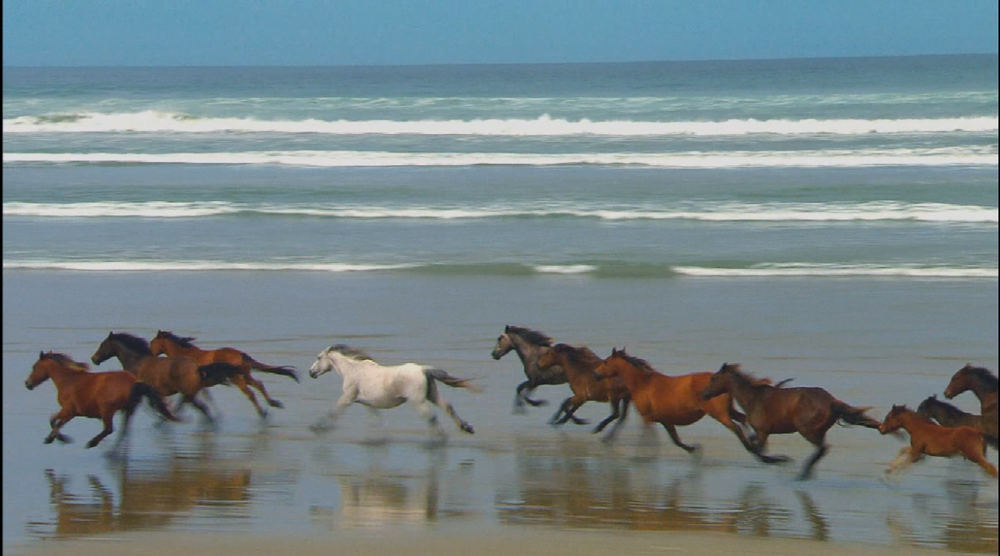
#> input picture hours.PNG, 1000 x 556 px, shrunk from 1313 x 730 before the run, found by its file name
$ python '015-Python PIL Morphology Counting Objects scipy.py'
#> lines starting #> are read from the running program, lines starting #| are printed output that depends on the picture; after the words box and inside, x2 and y2 are one past the last pixel; in counts of white or black regions, pixels touching at a corner belong together
# Morphology --Counting Objects

'''
Morphology (or mathematical morphology) is a framework and a collection of image
processing methods for measuring and analyzing basic shapes. Morphology is usually
applied to binary images but can be used with grayscale also

# Morphological operations are included in the scipy.ndimage module morphology
# Counting and measurement functions for binary images are in the scipy.ndimage module measurements

http://en.wikipedia.org/wiki/Mathematical_morphology
'''


from PIL import Image
from numpy import *
from scipy.ndimage import measurements, morphology

# load image and threshold to make sure it is binary
im = array(Image.open('hours.png').convert('L'))
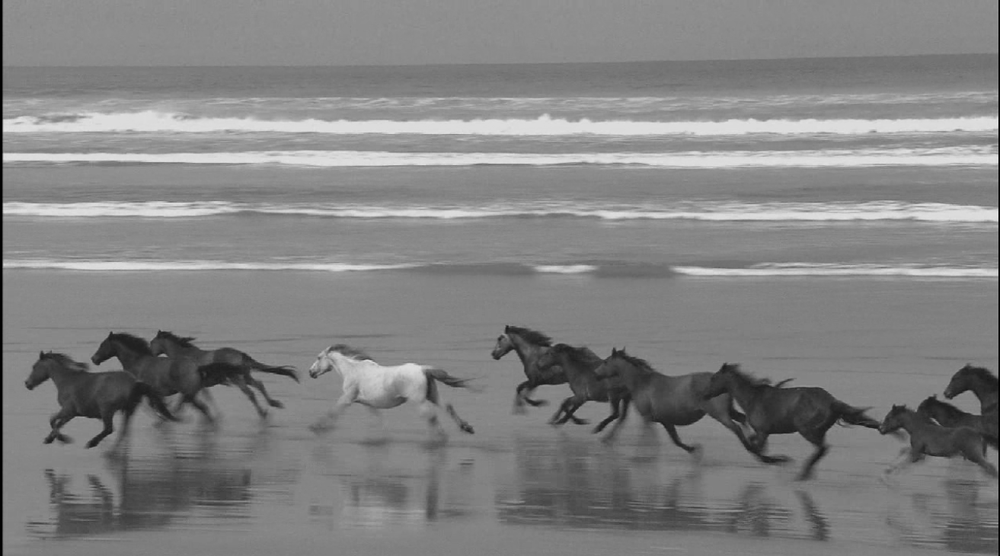
#> im: shape (556, 1000); min 0, max 240, mean 130.3
im = 1*(im<128)
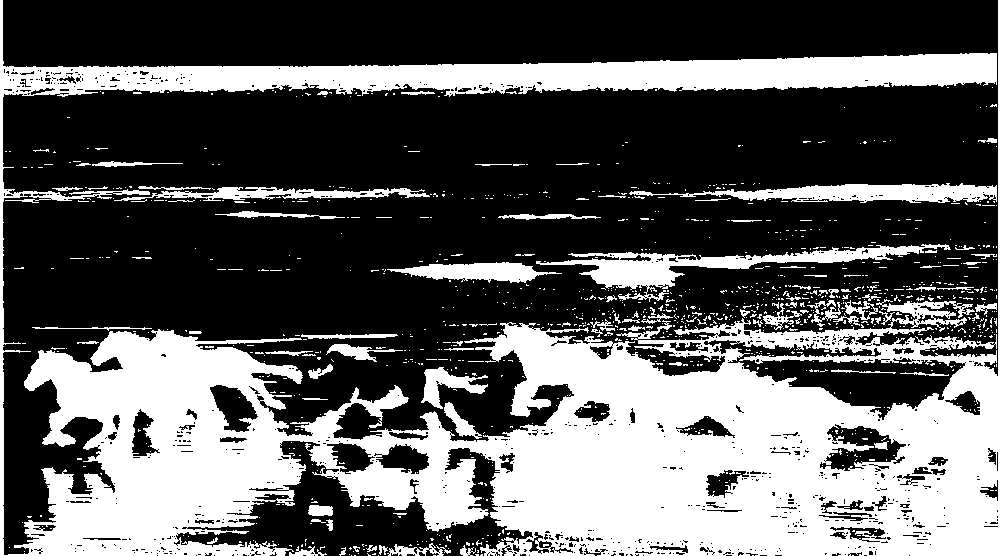
#> im: shape (556, 1000) int64; values 0 (black) and 1 (white), 36% white; 1119 white regions (1025 under 20 px), largest, box (x1, y1, x2, y2) and area: (0, 0, 1000, 556) 174561, (536, 244, 951, 302) 5471, (629, 183, 997, 203) 3893

labels,nbr_objects = measurements.label(im)
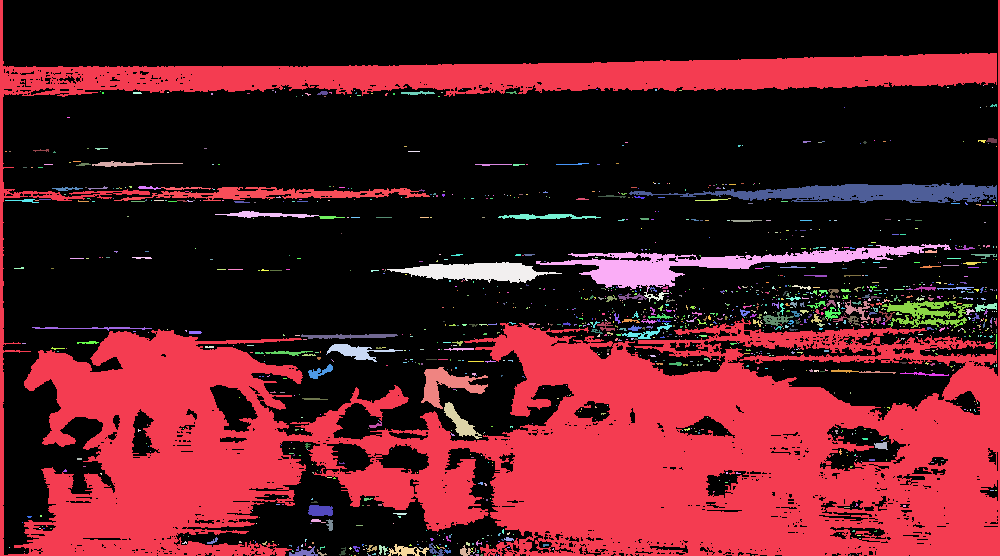
#> labels: shape (556, 1000) int32; 1427 distinct labels, from 0 to 1426; one colour per label, 0 black
#> nbr_objects = 1426
print("number of objects:",nbr_objects)
#| number of objects: 1426


# Morphology - opening to separate objects better
im_open = morphology.binary_opening(im,ones((9,5)),iterations=2)
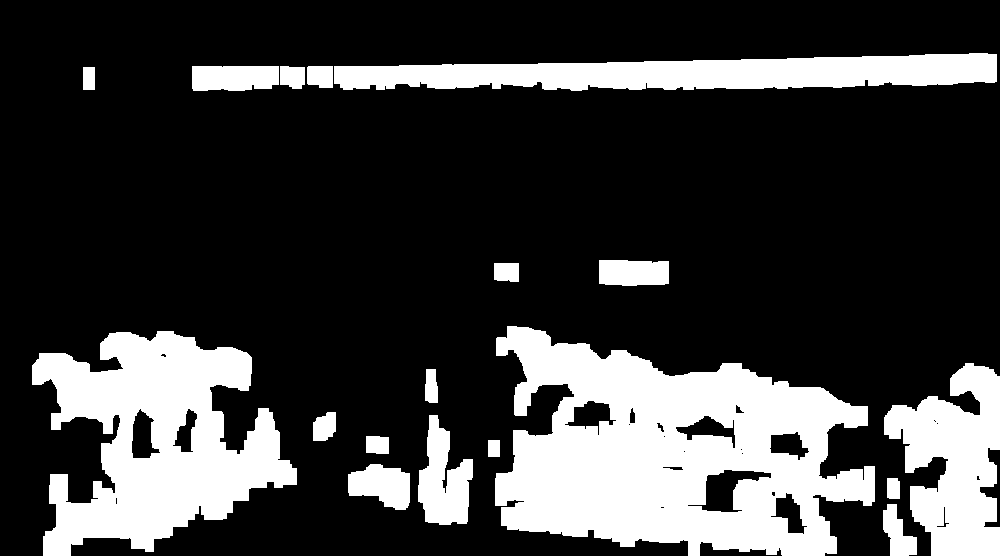
#> im_open: shape (556, 1000) bool; 24% white; 18 white regions, largest, box (x1, y1, x2, y2) and area: (495, 326, 875, 556) 54430, (32, 331, 297, 556) 33088, (334, 53, 997, 91) 17650
labels_open, nbr_objects_open = measurements.label(im_open)
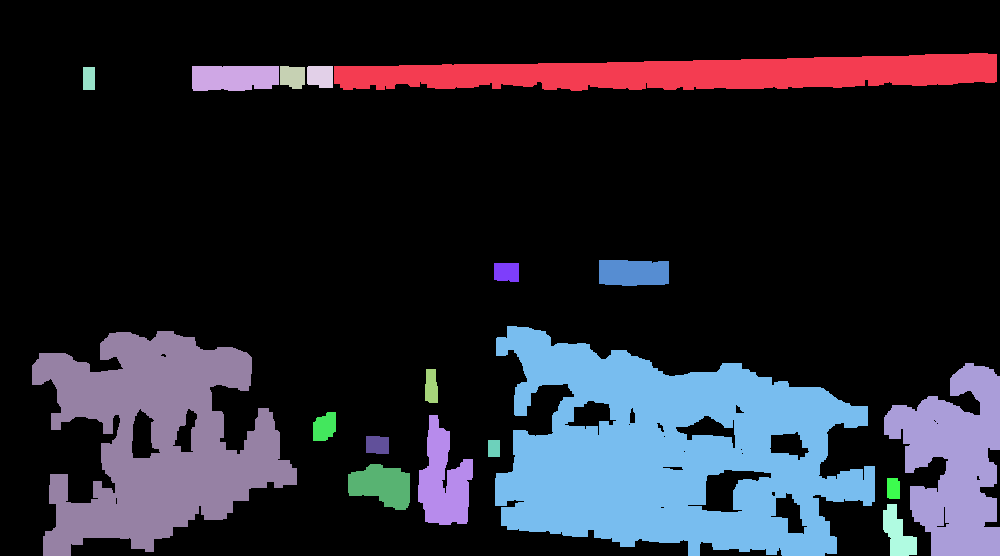
#> labels_open: shape (556, 1000) int32; 19 distinct labels, from 0 to 18; one colour per label, 0 black
#> nbr_objects_open = 18
print("number of objects:",nbr_objects_open)
#| number of objects: 18

$ run again, with 123.jpg saved as hours.PNG
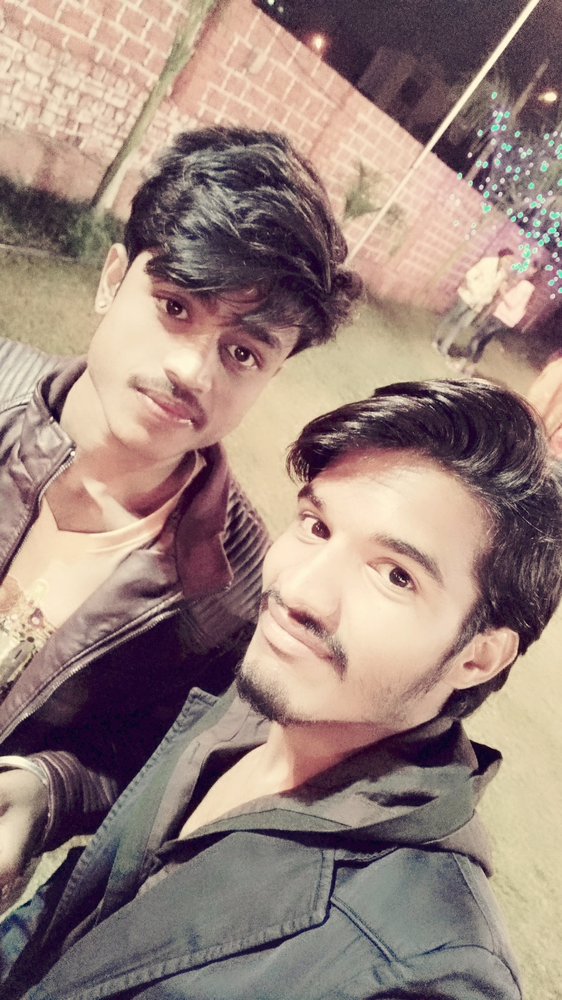
#> input picture 123.jpg, 562 x 1000 px, shrunk from 900 x 1600 before the run, found by its file name
#> `labels,nbr_objects = measurements.label(im)`:
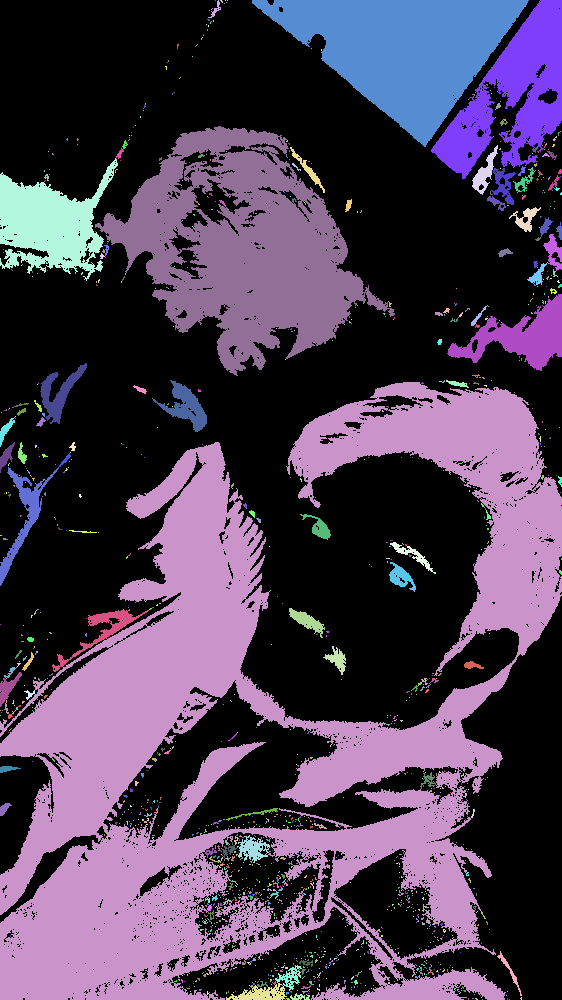
#> labels: shape (1000, 562) int32; 1581 distinct labels, from 0 to 1580; one colour per label, 0 black
#> nbr_objects = 1580
#| number of objects: 1580
#> im_open: shape (1000, 562) bool; 29.1% white; 34 white regions, largest, box (x1, y1, x2, y2) and area: (4, 444, 256, 903) 38023, (0, 747, 236, 1000) 21109, (283, 0, 519, 142) 19537
#> `labels_open, nbr_objects_open = measurements.label(im_open)`:
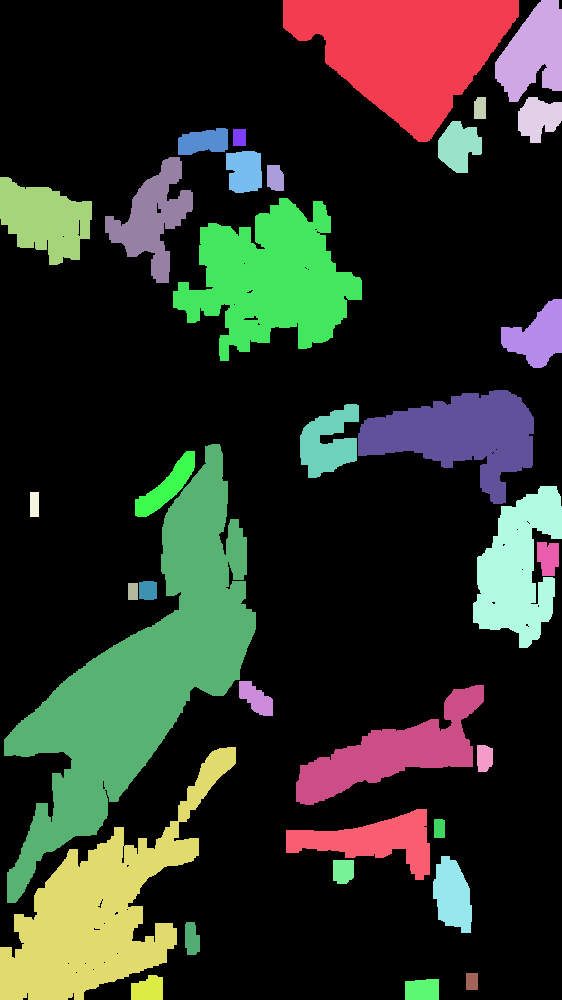
#> labels_open: shape (1000, 562) int32; 35 distinct labels, from 0 to 34; one colour per label, 0 black
#> nbr_objects_open = 34
#| number of objects: 34
